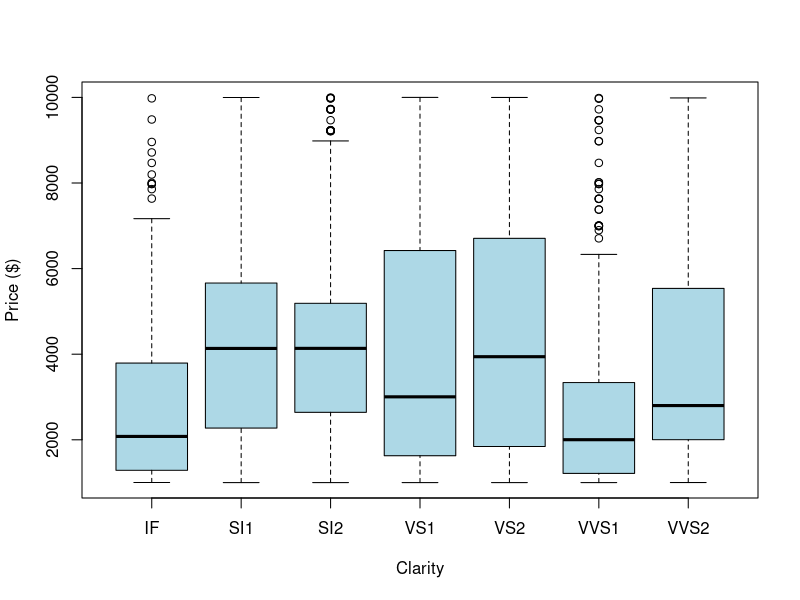

Write the R code that produced this figure.
## ---- chunk 1
knitr::opts_chunk$set(echo = TRUE)
## ---- chunk 2
#Reading in the diamonds data
diamonds <- read.csv("Diamonds.csv", header = TRUE)

#Definitions of a few terms: 
#TDdiff = Table - Depth
#TDRatio = Table/Depth (i.e. the ratio of table to depth)

summary(diamonds)

#Using boxplots to look at the relationship between price and clarity
boxplot(Price~Clarity, col = "lightblue", xlab = "Clarity", ylab = "Price ($)", data = diamonds)
